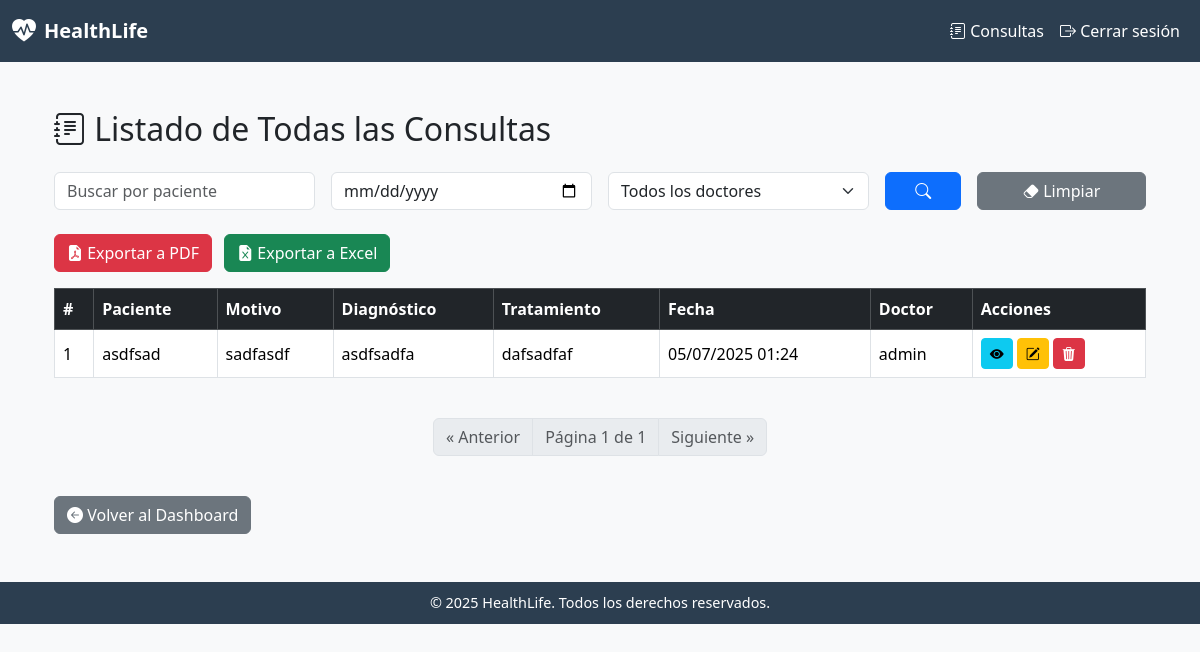
The app's page /consultas/todas/ (signed in), older data.
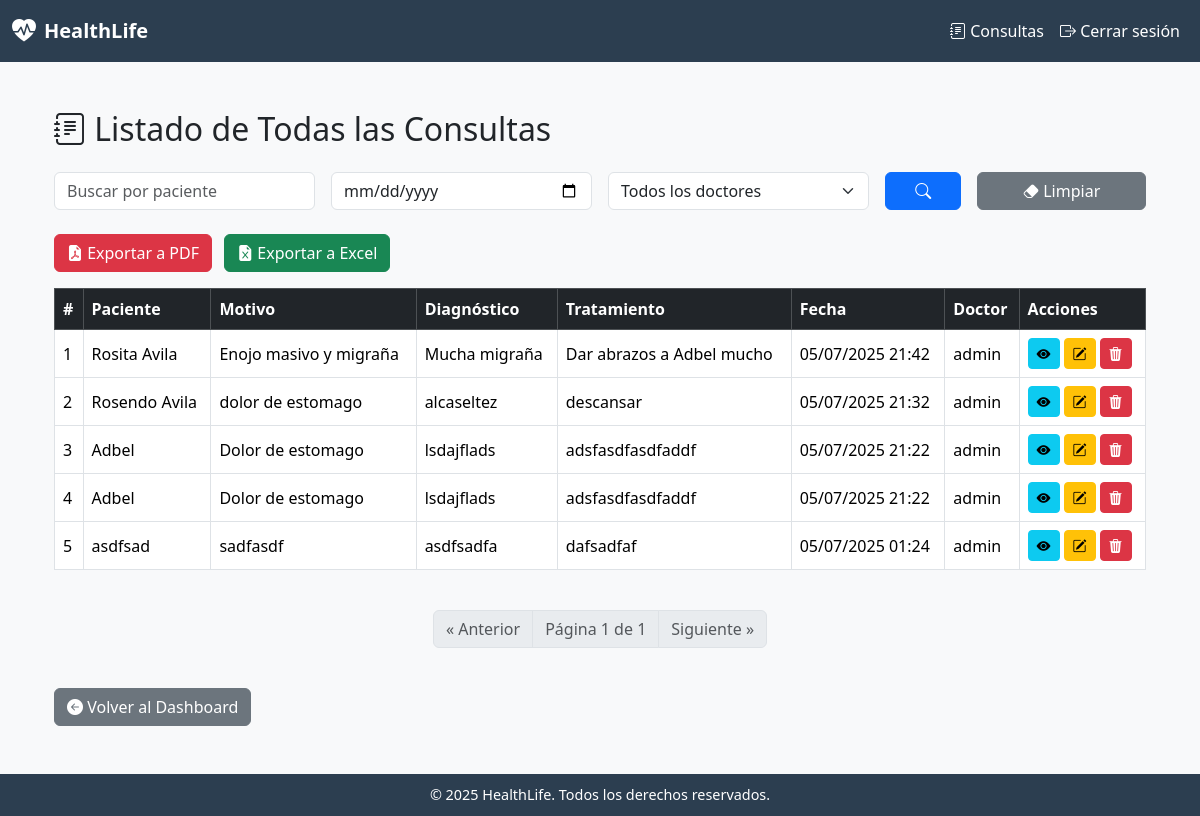
The same page, newer data.
### consultas/models.py (models this page shows, shortened)
class Consulta(models.Model):
    paciente_nombre = models.CharField(max_length=100)
    motivo = models.TextField()
    diagnostico = models.TextField()
    tratamiento = models.TextField()
    fecha = models.DateTimeField(auto_now_add=True)
    doctor = models.ForeignKey(settings.AUTH_USER_MODEL, on_delete=models.CASCADE)

### usuarios/models.py (models this page shows, shortened)
class CustomUser(AbstractUser):
    email = models.EmailField(unique=True)
    firma_digital = models.ImageField(upload_to='firmas/', blank=True, null=True)
    especialidad = models.CharField(max_length=100, blank=True, null=True)
    rol = models.CharField(max_length=50, choices=[
        ('administrador', 'Administrador'),
        ('doctor', 'Doctor'),
        ('recepcionista', 'Recepcionista'),
    ])

### consultas/views.py (the view)
# urls.py: path('todas/', views.listar_consultas, name='listar_consultas'),
@login_required
def listar_consultas(request):
    paciente_query = request.GET.get('paciente', '').strip()
    fecha_query = request.GET.get('fecha', '').strip()
    doctor_query = request.GET.get('doctor', '').strip()
    consultas = Consulta.objects.all().order_by('-fecha')
    if paciente_query:
        consultas = consultas.filter(paciente_nombre__icontains=paciente_query)
    if fecha_query:
        consultas = consultas.filter(fecha__date=fecha_query)
    if doctor_query:
        consultas = consultas.filter(doctor__id=doctor_query)
    paginator = Paginator(consultas, 5)
    page_number = request.GET.get('page')
    page_obj = paginator.get_page(page_number)
    User = get_user_model()
    doctores = User.objects.all()
    context = {
        'consultas': page_obj,
        'paciente_query': paciente_query,
        'fecha_query': fecha_query,
        'doctor_query': doctor_query,
        'doctores': doctores,
        'page_obj': page_obj,
    }
    return render(request, 'consultas/listar_consultas.html', context)

### templates/consultas/listar_consultas.html (shortened to what this page needs)
{% extends 'base.html' %}
{% block content %}
<div class="container mt-5">
    <h2 class="mb-4"><i class="bi bi-journal-text"></i> Listado de Todas las Consultas</h2>
    <form method="get" class="row g-3 mb-4">
        <div class="col-md-3">
            <input type="text" name="paciente" class="form-control" placeholder="Buscar por paciente"
                   value="{{ paciente_query }}">
        </div>
        <div class="col-md-3">
            <input type="date" name="fecha" class="form-control" value="{{ fecha_query }}">
        </div>
        <div class="col-md-3">
            <select name="doctor" class="form-select">
                <option value="">Todos los doctores</option>
            </select>
        </div>
        <div class="col-md-1">
            <button type="submit" class="btn btn-primary w-100">
                <i class="bi bi-search"></i>
            </button>
        </div>
        <div class="col-md-2">
            <a href="{% url 'listar_consultas' %}" class="btn btn-secondary w-100">
                <i class="bi bi-eraser-fill"></i> Limpiar
            </a>
        </div>
    </form>
    <div class="mb-3">
        <a href="{% url 'exportar_consultas_pdf' %}" class="btn btn-danger me-2">
            <i class="bi bi-file-earmark-pdf-fill"></i> Exportar a PDF
        </a>
        <a href="{% url 'exportar_consultas_excel' %}" class="btn btn-success">
            <i class="bi bi-file-earmark-excel-fill"></i> Exportar a Excel
        </a>
    </div>
    {% if consultas %}
        <div class="table-responsive">
            <table class="table table-bordered table-hover align-middle">
                <thead class="table-dark">
                    <tr>
                        <th>#</th>
                        <th>Paciente</th>
                        <th>Motivo</th>
                        <th>Diagnóstico</th>
                        <th>Tratamiento</th>
                        <th>Fecha</th>
                        <th>Doctor</th>
                        <th>Acciones</th>
                    </tr>
                </thead>
                <tbody>
                    {% for consulta in consultas %}
                    <tr>
                        <td>{{ forloop.counter0|add:consultas.start_index }}</td>
                        <td>{{ consulta.paciente_nombre|default:"(Sin nombre)" }}</td>
                        <td>{{ consulta.motivo|truncatechars:50 }}</td>
                        <td>{{ consulta.diagnostico|truncatechars:50 }}</td>
                        <td>{{ consulta.tratamiento|truncatechars:50 }}</td>
                        <td>{{ consulta.fecha|date:"d/m/Y H:i" }}</td>
                        <td>{{ consulta.doctor.get_full_name|default:consulta.doctor.username }}</td>
                        <td>
                            {% if consulta.doctor == user %}
                                <div class="d-flex gap-1">
                                    <a href="{% url 'detalle_consulta' consulta.id %}" class="btn btn-sm btn-info" title="Ver Detalle">
                                        <i class="bi bi-eye-fill"></i>
                                    </a>
                                    <a href="{% url 'editar_consulta' consulta.id %}" class="btn btn-sm btn-warning" title="Editar">
                                        <i class="bi bi-pencil-square"></i>
                                    </a>
                                    <a href="{% url 'eliminar_consulta' consulta.id %}" class="btn btn-sm btn-danger"
                                       onclick="return confirm('¿Estás seguro de eliminar esta consulta?');" title="Eliminar">
                                        <i class="bi bi-trash3-fill"></i>
                                    </a>
                                </div>
                            {% else %}
                                <span class="text-muted">Acceso restringido</span>
                            {% endif %}
                        </td>
                    </tr>
                    {% endfor %}
                </tbody>
            </table>
        </div>
        <nav aria-label="Paginación de consultas" class="mt-4">
            <ul class="pagination justify-content-center">
                {% if consultas.has_previous %}
                <li class="page-item">
                    <a class="page-link"
                       href="?{% if paciente_query %}paciente={{ paciente_query }}&{% endif %}{% if fecha_query %}fecha={{ fecha_query }}&{% endif %}{% if doctor_query %}doctor={{ doctor_query }}&{% endif %}page={{ consultas.previous_page_number }}">
                        &laquo; Anterior
                    </a>
                </li>
                {% else %}
                <li class="page-item disabled"><span class="page-link">&laquo; Anterior</span></li>
                {% endif %}
                <li class="page-item disabled">
                    <span class="page-link">Página {{ consultas.number }} de {{ consultas.paginator.num_pages }}</span>
                </li>
                {% if consultas.has_next %}
                <li class="page-item">
                    <a class="page-link"
                       href="?{% if paciente_query %}paciente={{ paciente_query }}&{% endif %}{% if fecha_query %}fecha={{ fecha_query }}&{% endif %}{% if doctor_query %}doctor={{ doctor_query }}&{% endif %}page={{ consultas.next_page_number }}">
                        Siguiente &raquo;
                    </a>
                </li>
                {% else %}
                <li class="page-item disabled"><span class="page-link">Siguiente &raquo;</span></li>
                {% endif %}
            </ul>
        </nav>
    {% else %}
        <p class="text-muted">Aún no hay consultas registradas.</p>
    {% endif %}
    <a href="{% url 'dashboard' %}" class="btn btn-secondary mt-4">
        <i class="bi bi-arrow-left-circle-fill"></i> Volver al Dashboard
    </a>
</div>
{% endblock %}

### templates/base.html (shortened to what this page needs)
<!DOCTYPE html>
<html lang="es">
<head>
    <link href="https://cdn.jsdelivr.net/npm/bootstrap@5.3.3/dist/css/bootstrap.min.css" rel="stylesheet">
    <link href="https://cdn.jsdelivr.net/npm/bootstrap-icons@1.10.5/font/bootstrap-icons.css" rel="stylesheet">
</head>
<body>
    <nav class="navbar navbar-expand-lg">
        <div class="container-fluid">
            <a class="navbar-brand d-flex align-items-center" href="{% url 'dashboard' %}">
                <i class="bi bi-heart-pulse-fill fs-4 me-2"></i>
                <strong>HealthLife</strong>
            </a>
            <div class="collapse navbar-collapse justify-content-end" id="navbarNavAltMarkup">
                <div class="navbar-nav">
                    {% if user.is_authenticated %}
                        <a class="nav-link" href="{% url 'listar_consultas' %}">
                            <i class="bi bi-journal-text"></i> Consultas
                        </a>
                        <form method="post" action="{% url 'logout' %}" class="d-inline">
                            <button type="submit" class="logout-btn nav-link">
                                <i class="bi bi-box-arrow-right"></i> Cerrar sesión
                            </button>
                        </form>
                    {% endif %}
                </div>
            </div>
        </div>
    </nav>
    <div class="container">
        {% block content %}{% endblock %}
    </div>
    <footer class="footer text-center text-white mt-5">
        &copy; 2025 HealthLife. Todos los derechos reservados.
    </footer>
</body>
</html>

### templates/base.html (style rules this page uses)
body { background-color: #f8f9fa; }
.navbar { background-color: #2c3e50; }
.navbar-brand, .nav-link, .footer { color: white !important; }
.footer { background-color: #2c3e50; padding: 10px; font-size: 0.9em; }
.container { margin-top: 30px; }
.logout-btn { border: none; background: none; color: white; }

Row changes from the older to the newer data that the page shows:
added Consulta: paciente_nombre "Rosita Avila", motivo "Enojo masivo y migraña", diagnostico "Mucha migraña", tratamiento "Dar abrazos a Adbel mucho", fecha "05/07/2025 21:42", doctor.get_full_name "admin"
added Consulta: paciente_nombre "Rosendo Avila", motivo "dolor de estomago", diagnostico "alcaseltez", tratamiento "descansar", fecha "05/07/2025 21:32", doctor.get_full_name "admin"
added Consulta: paciente_nombre "Adbel", motivo "Dolor de estomago", diagnostico "lsdajflads", tratamiento "adsfasdfasdfaddf", fecha "05/07/2025 21:22", doctor.get_full_name "admin"
added Consulta: paciente_nombre "Adbel", motivo "Dolor de estomago", diagnostico "lsdajflads", tratamiento "adsfasdfasdfaddf", fecha "05/07/2025 21:22", doctor.get_full_name "admin"
